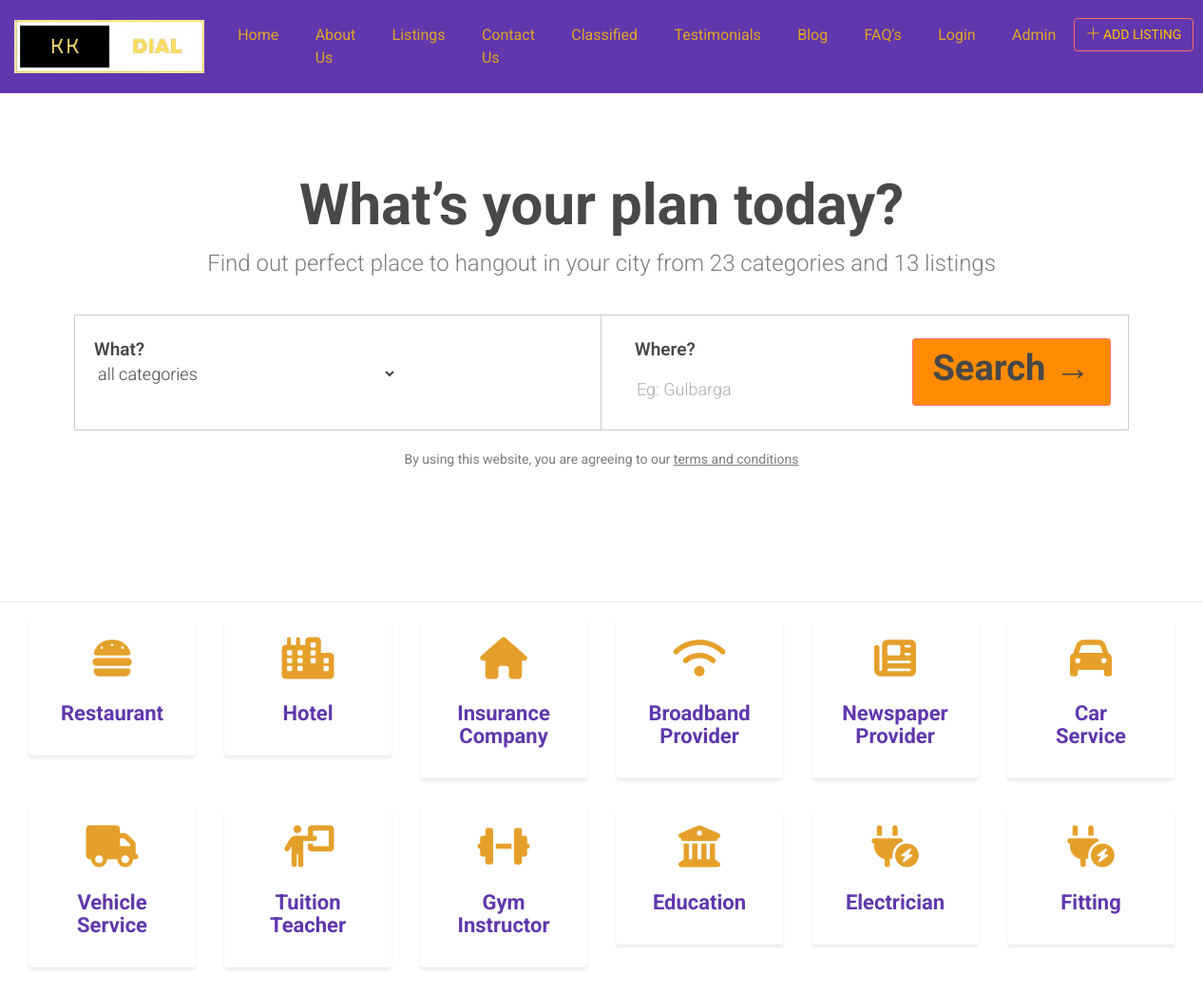
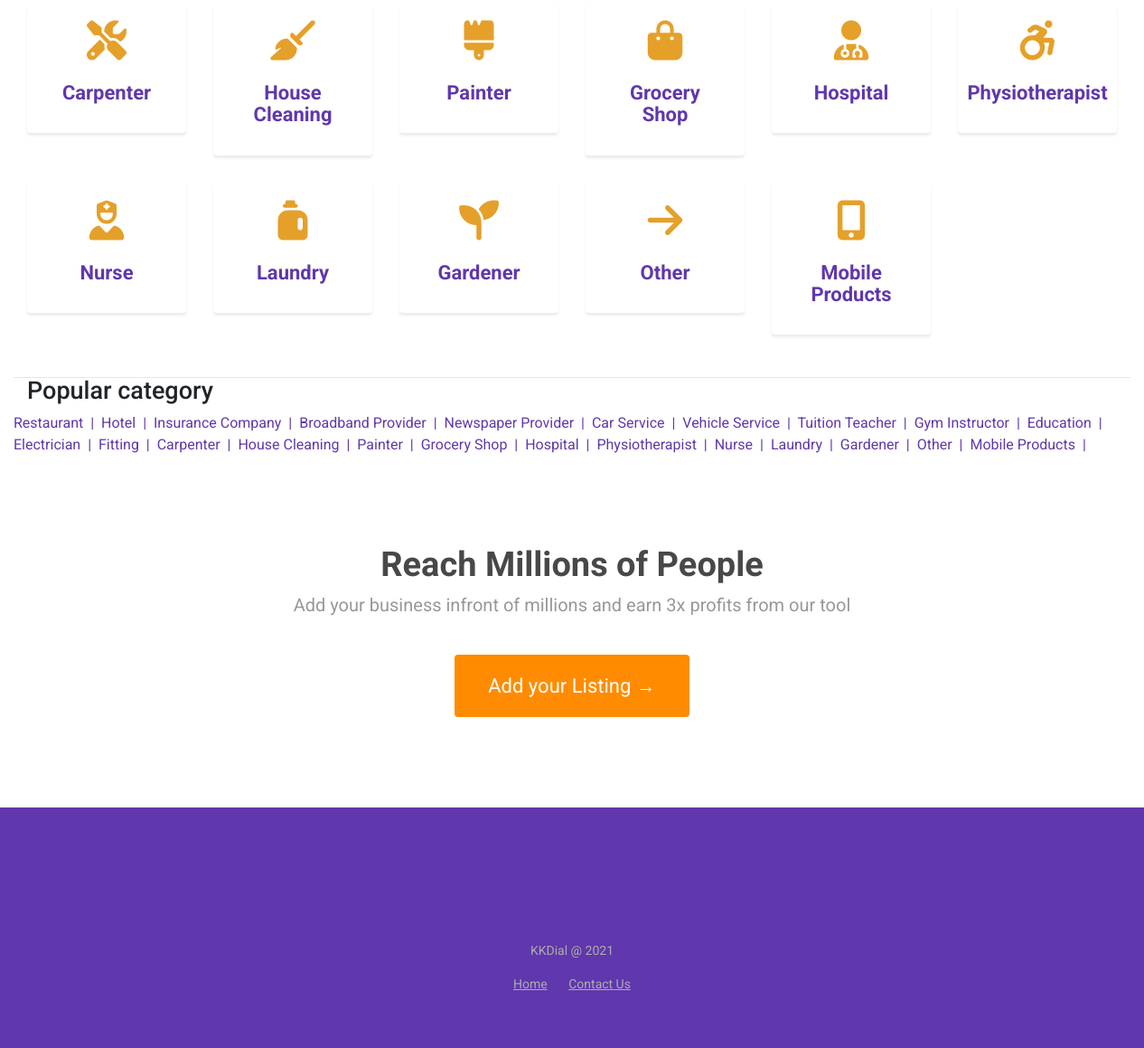
The page /dlms/index.php on the database its author committed (2 pictures, top to bottom).
### tables this page shows
CREATE TABLE `tblcategory` (
  `ID` int(10) NOT NULL,
  `Category` varchar(100) DEFAULT NULL,
  `CreationDate` timestamp NULL DEFAULT current_timestamp()
);

### dlms/index.php (the view, shortened to what this page needs)
<!DOCTYPE html>
<html lang="en">
<head>
    <link rel="stylesheet" href="css/bootstrap.min.css">
    <link rel="stylesheet" href="css/themify-icons.css">
    <link rel="stylesheet" href="css/font-awesome.min.css">
    <link href="css/set1.css" rel="stylesheet">
    <link rel="stylesheet" href="css/style.css">
</head>
<body>
    <?php include_once('includes/header.php');
    $icons = array(
        1 => 'fa-burger',
        2 => 'fa-city',
        3 => 'fa-home',
        4=>'fa-wifi',
        5 => 'fa-newspaper',
        6 => 'fa-car',
        7 => 'fa-truck',
        8=>'fa-sharp fa-light fa-person-chalkboard',
        9=>'fa-solid fa-dumbbell',
        11=>'fa-sharp fa-light fa-building-columns',
        12=>'fa-sharp fa-light fa-plug-circle-bolt',
        13=>'fa-sharp fa-light fa-plug-circle-bolt',
        14=>'fa-sharp fa-light fa-screwdriver-wrench',
        15=>'fa-broom',
        16=>'fa-brush',
        17=>'fa-bag-shopping',
        18=>'fa-user-doctor',
        19=>'fa-wheelchair-move',
        20=>'fa-sharp fa-light fa-user-nurse',
        21=>"fa-solid fa-jug-detergent",
        22=>'fa-light fa-seedling',
        23=>'fa-flower',
        24=>'fa-stretcher',
        25=>'fa-arrow-right',
        26=>'fa-mobile-phone',
        27=> 'fa-sharp fa-light fa-buildings',
        );
       ?>
    <section class="hero-wrap d-flex align-items-center">
        <div class="container">
            <div class="row d-flex justify-content-center">
                <div class="hero-title">
                    <h1>What’s your plan today?</h1>
                    <h3>Find out perfect place to hangout in your city from
                    <?php
                    $sql ="SELECT ID from tblcategory ";
                    $query = $dbh -> prepare($sql);
                    $query->execute();
                    $totalcat=$query->rowCount();
                    echo htmlentities($totalcat);
                    ?>
                    categories and
                    <?php $sql ="SELECT ID from tbllisting ";
                    $query = $dbh -> prepare($sql);
                    $query->execute();
                    $totallisting=$query->rowCount();
                    echo htmlentities($totallisting);?>
                    listings </h3>
                </div>
            </div>
            <div class="row">
                <div class="col-md-12">
                    <form name="search" action="search-listing.php" method="post">
                        <div class="search-box">
                            <div class="row">
                                <div class="col-md-6 search-box_line">
                                    <div class="search-box1">
                                        <div class="search-box-title">
                                            <label>What?</label><br>
                                            <select class="search-form" name="categories">
                                                <option class="options" value="all-categories">all categories</option>
                                            </select>
                                        </div>
                                    </div>
                                </div>
                                <div class="col-md-6">
                                    <div class="search-box2">
                                        <div class="search-box-title">
                                            <label>Where?</label><br>
                                            <input class="search-form" type="text" name="location" style="height:55px;" required="true" placeholder="Eg: Gulbarga">
                                        </div>
                                    </div>
                                </div>
                            </div>
                        </div>
                        <div class="btn-search">
                            <button class="btn btn-primary"  style= " background-color:#FF8C00;" type="submit" name="search">
                                <h2>Search →</h2>
                            </button>
                        </div>
                    </form>
                    <p class="search-bottom-title">By using this website, you are agreeing to our <a href="#"> terms and conditions</a></p>
                </div>
            </div>
        </div>
    </section>
    <section class="featured-wrap">
        <div class="container-fluid container-subpage">
            <div class="row">
                <div class="col-md-12 responsive-wrap">
                  <div class="row detail-filter-wrap">
                  </div>
                    <div class="container-fluid">
                        <div class="row detail-filter-wrap">
                            <?php
                            $sql = "SELECT * from  tblcategory";
                            $query = $dbh->prepare($sql);
                            $query->execute();
                            $results = $query->fetchAll(PDO::FETCH_OBJ);
                            if ($query->rowCount() > 0) {
                                foreach ($results as $row) { ?>
                                <div class="col-md-2 card-2">
                                <div class="card">
                                    <div class="card-body d-flex flex-column align-items-center justify-content-center">
                                        <h5 class="card-title text-center">
                                             <span class="fa <?php echo $icons[$row->ID]; ?> center fa-2x" style="color: #e5a02a; display: block; margin: 0 auto;"></span><br>
                                              <a href="viewlisting.php?lid=<?php echo $row->ID; ?>" style="color: #6037ac; text-align: center;"><?php echo $row->Category; ?></a>
        </h5>
    </div>
</div>
</div>
                                <?php }
                            } ?>
                        </div>
                    </div>
                </div>
            </div>
        </div>
    </section>
    <section class="featured-wrap">
        <div class="container-fluid  col-md-6 responsive-wrap">
            <div class="category-home">
                <div class="container-fluid">
                    <h3>Popular category</h3>
                </div>
                <div class="row-md-6" >
                    <?php
                    $sql = "SELECT * from  tblcategory";
                    $query = $dbh->prepare($sql);
                    $query->execute();
                    $results = $query->fetchAll(PDO::FETCH_OBJ);
                    if ($query->rowCount() > 0) {
                        foreach ($results as $row) {           ?>
                        <span >
                            <a href="viewlisting.php?lid=<?php echo $row->ID; ?>" style= " color:#6037ac;"><?php echo $row->Category; ?>
                              &nbsp;|&nbsp;
                            </a>
                        </span>
                        <?php }
                    } ?>
                </div>
            </div>
        </div>
    </section>
    <section class="main-block">
        <div class="container-fluid">
            <div class="row justify-content-center">
                <div class="col-md-10">
                    <div class="titile-block">
                        <h2>Reach Millions of People</h2>
                        <p>Add your business infront of millions and earn 3x profits from our tool</p>
                    </div>
                    <div class="btn-wrap btn-wrap2">
                        <a href="add-listing.php" class="btn btn-simple"  style= " background-color:#FF8C00;">Add your Listing →</a>
                    </div>
                </div>
            </div>
        </div>
    </section>
    <?php include_once('includes/footer.php'); ?>
</body>
</html>

### dlms/css/style.css (style rules this page uses)
body { font-family: 'Roboto', sans-serif; }
h1 { font-size: 60px; }
h2 { font-size: 38px; font-weight: 700; color: #484848; }
h3 { font-size: 27px; font-family: 'Roboto', sans-serif; }
h5 { font-size: 22px; font-weight: 700; color: #484848; }
.main-block { padding: 100px 0; }
.container-fluid { max-width: 1500px; }
.container-subpage { max-width: 100% !important; }
.hero-wrap { text-align: center; min-height: 500px; }
.hero-wrap h1 { color: #484848; font-weight: 700; }
.hero-wrap h3 { color: #7c7c7c; margin: 15px 0 0; font-size: 24px; font-weight: 300; }
.search-box { border: 1px solid #ccc; margin: 40px 0 0; }
.search-box_line { border-right: 1px solid #ccc; }
.search-box1, .search-box2 { text-align: left; padding: 15px 20px; }
.search-box1 label, .search-box2 label { font-size: 19px; font-weight: 600; color: #484848; margin: 0; }
.search-form { margin: 0; color: #484848; font-family: 'Roboto', sans-serif; font-size: 18px; font-weight: 300; border: none; width: 64%; background: none; }
.search-form::placeholder { color: #adadad; }
.search-box2 { position: relative; border: none; width: 100%; display: inline-block; }
.search-box-title { margin: 7px 0 0; }
.btn-search { position: absolute; top: 29%; right: 3%; background: #ff6b6b; border-radius: 6px; text-align: center; -webkit-transition: 0.3s; -o-transition: 0.3s; transition: 0.3s; }
.titile-block { text-align: center; margin: 0 0 40px; }
.titile-block p { font-family: 'Roboto', sans-serif; font-size: 20px; color: #989898; margin: 0; }
.card { margin-bottom: 30px; -webkit-box-shadow: 0px 3px 3px 0px #ececec; box-shadow: 0px 3px 3px 0px #ececec; border: none; }
.card-body { padding: 1.25rem 2.25rem; }
.search-bottom-title { font-size: 14px; color: #7c7c7c; margin: 20px 0; }
.search-bottom-title a { color: #7c7c7c; text-decoration: underline; -webkit-transition: 0.3s; -o-transition: 0.3s; transition: 0.3s; }
.btn-wrap { text-align: center; margin: 40px 0 0; }
.btn-simple { font-size: 22px; color: #ff6b6b; -webkit-transition: 0.3s; -o-transition: 0.3s; transition: 0.3s; }
.btn-wrap2 { margin: 20px 0 0; }
.btn-wrap2 .btn-simple { background: #ff6b6b; padding: 20px 36px; color: #fff; -webkit-transition: 0.3s; -o-transition: 0.3s; transition: 0.3s; }
.detail-filter-wrap { padding: 17px 0; border-bottom: 1px solid #e7e7e7; }
*, *:before, *:after { -webkit-box-sizing: border-box; box-sizing: border-box; }
.btn-primary { background: #ff6b6b; border-color: #ff6b6b; border-radius: 3px; padding: 10px 20px; cursor: pointer; }

### rows shown on the page
tblcategory: Category "Restaurant"
tblcategory: Category "Hotel"
tblcategory: Category "Insurance Company"
tblcategory: Category "Broadband Provider"
tblcategory: Category "Newspaper Provider"
tblcategory: Category "Car Service"
tblcategory: Category "Vehicle Service"
tblcategory: Category "Tuition Teacher"
tblcategory: Category "Gym Instructor"
tblcategory: Category "Education"
tblcategory: Category "Electrician"
tblcategory: Category "Fitting"
tblcategory: Category "Carpenter"
tblcategory: Category "House Cleaning"
tblcategory: Category "Painter"
tblcategory: Category "Grocery Shop"
tblcategory: Category "Hospital"
tblcategory: Category "Physiotherapist"
tblcategory: Category "Nurse"
tblcategory: Category "Laundry"
tblcategory: Category "Gardener"
tblcategory: Category "Other"
tblcategory: Category "Mobile Products"

### other values the page prints
$totalcat "23"
$totallisting "13"
